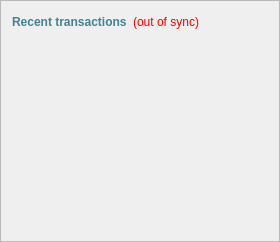
      <widget class="QFrame" name="frame_2">
       <property name="frameShape">
        <enum>QFrame::StyledPanel</enum>
       </property>
       <property name="frameShadow">
        <enum>QFrame::Raised</enum>
       </property>
       <layout class="QVBoxLayout" name="verticalLayout">
        <item>
         <layout class="QHBoxLayout" name="horizontalLayout_2">
          <item>
           <widget class="QLabel" name="label_4">
            <property name="palette">
             <palette>
              <active>
               <colorrole role="WindowText">
                <brush brushstyle="SolidPattern">
                 <color alpha="255">
                  <red>65</red>
                  <green>130</green>
                  <blue>148</blue>
                 </color>
                </brush>
               </colorrole>
               <colorrole role="Button">
                <brush brushstyle="SolidPattern">
                 <color alpha="255">
                  <red>65</red>
                  <green>130</green>
                  <blue>148</blue>
                 </color>
                </brush>
               </colorrole>
               <colorrole role="Light">
                <brush brushstyle="SolidPattern">
                 <color alpha="255">
                  <red>97</red>
                  <green>195</green>
                  <blue>222</blue>
                 </color>
                </brush>
               </colorrole>
               <colorrole role="Midlight">
                <brush brushstyle="SolidPattern">
                 <color alpha="255">
                  <red>81</red>
                  <green>162</green>
                  <blue>185</blue>
                 </color>
                </brush>
               </colorrole>
               <colorrole role="Dark">
                <brush brushstyle="SolidPattern">
                 <color alpha="255">
                  <red>32</red>
                  <green>65</green>
                  <blue>74</blue>
                 </color>
                </brush>
               </colorrole>
               <colorrole role="Mid">
                <brush brushstyle="SolidPattern">
                 <color alpha="255">
                  <red>43</red>
                  <green>87</green>
                  <blue>99</blue>
                 </color>
                </brush>
               </colorrole>
               <colorrole role="Text">
                <brush brushstyle="SolidPattern">
                 <color alpha="255">
                  <red>65</red>
                  <green>130</green>
                  <blue>148</blue>
                 </color>
                </brush>
               </colorrole>
               <colorrole role="BrightText">
                <brush brushstyle="SolidPattern">
                 <color alpha="255">
                  <red>255</red>
                  <green>255</green>
                  <blue>255</blue>
                 </color>
                </brush>
               </colorrole>
               <colorrole role="ButtonText">
                <brush brushstyle="SolidPattern">
                 <color alpha="255">
                  <red>0</red>
                  <green>0</green>
                  <blue>0</blue>
                 </color>
                </brush>
               </colorrole>
               <colorrole role="Base">
                <brush brushstyle="SolidPattern">
                 <color alpha="255">
                  <red>255</red>
                  <green>255</green>
                  <blue>255</blue>
                 </color>
                </brush>
               </colorrole>
               <colorrole role="Window">
                <brush brushstyle="SolidPattern">
                 <color alpha="255">
                  <red>65</red>
                  <green>130</green>
                  <blue>148</blue>
                 </color>
                </brush>
               </colorrole>
               <colorrole role="Shadow">
                <brush brushstyle="SolidPattern">
                 <color alpha="255">
                  <red>0</red>
                  <green>0</green>
                  <blue>0</blue>
                 </color>
                </brush>
               </colorrole>
               <colorrole role="AlternateBase">
                <brush brushstyle="SolidPattern">
                 <color alpha="255">
                  <red>160</red>
                  <green>192</green>
                  <blue>201</blue>
                 </color>
                </brush>
               </colorrole>
               <colorrole role="ToolTipBase">
                <brush brushstyle="SolidPattern">
                 <color alpha="255">
                  <red>255</red>
                  <green>255</green>
                  <blue>220</blue>
                 </color>
                </brush>
               </colorrole>
               <colorrole role="ToolTipText">
                <brush brushstyle="SolidPattern">
                 <color alpha="255">
                  <red>0</red>
                  <green>0</green>
                  <blue>0</blue>
                 </color>
                </brush>
               </colorrole>
              </active>
              <inactive>
               <colorrole role="WindowText">
                <brush brushstyle="SolidPattern">
                 <color alpha="255">
                  <red>65</red>
                  <green>130</green>
                  <blue>148</blue>
                 </color>
                </brush>
               </colorrole>
               <colorrole role="Button">
                <brush brushstyle="SolidPattern">
                 <color alpha="255">
                  <red>65</red>
                  <green>130</green>
                  <blue>148</blue>
                 </color>
                </brush>
               </colorrole>
               <colorrole role="Light">
                <brush brushstyle="SolidPattern">
                 <color alpha="255">
                  <red>97</red>
                  <green>195</green>
                  <blue>222</blue>
                 </color>
                </brush>
               </colorrole>
               <colorrole role="Midlight">
                <brush brushstyle="SolidPattern">
                 <color alpha="255">
                  <red>81</red>
                  <green>162</green>
                  <blue>185</blue>
                 </color>
                </brush>
               </colorrole>
               <colorrole role="Dark">
                <brush brushstyle="SolidPattern">
                 <color alpha="255">
                  <red>32</red>
                  <green>65</green>
                  <blue>74</blue>
                 </color>
                </brush>
               </colorrole>
               <colorrole role="Mid">
                <brush brushstyle="SolidPattern">
                 <color alpha="255">
                  <red>43</red>
                  <green>87</green>
                  <blue>99</blue>
                 </color>
                </brush>
               </colorrole>
               <colorrole role="Text">
                <brush brushstyle="SolidPattern">
                 <color alpha="255">
                  <red>65</red>
                  <green>130</green>
                  <blue>148</blue>
                 </color>
                </brush>
               </colorrole>
               <colorrole role="BrightText">
                <brush brushstyle="SolidPattern">
                 <color alpha="255">
                  <red>255</red>
                  <green>255</green>
                  <blue>255</blue>
                 </color>
                </brush>
               </colorrole>
               <colorrole role="ButtonText">
                <brush brushstyle="SolidPattern">
                 <color alpha="255">
                  <red>0</red>
                  <green>0</green>
                  <blue>0</blue>
                 </color>
                </brush>
               </colorrole>
               <colorrole role="Base">
                <brush brushstyle="SolidPattern">
                 <color alpha="255">
                  <red>255</red>
                  <green>255</green>
                  <blue>255</blue>
                 </color>
                </brush>
               </colorrole>
               <colorrole role="Window">
                <brush brushstyle="SolidPattern">
                 <color alpha="255">
                  <red>65</red>
                  <green>130</green>
                  <blue>148</blue>
                 </color>
                </brush>
               </colorrole>
               <colorrole role="Shadow">
                <brush brushstyle="SolidPattern">
                 <color alpha="255">
                  <red>0</red>
                  <green>0</green>
                  <blue>0</blue>
                 </color>
                </brush>
               </colorrole>
               <colorrole role="AlternateBase">
                <brush brushstyle="SolidPattern">
                 <color alpha="255">
                  <red>160</red>
                  <green>192</green>
                  <blue>201</blue>
                 </color>
                </brush>
               </colorrole>
               <colorrole role="ToolTipBase">
                <brush brushstyle="SolidPattern">
                 <color alpha="255">
                  <red>255</red>
                  <green>255</green>
                  <blue>220</blue>
                 </color>
                </brush>
               </colorrole>
               <colorrole role="ToolTipText">
                <brush brushstyle="SolidPattern">
                 <color alpha="255">
                  <red>0</red>
                  <green>0</green>
                  <blue>0</blue>
                 </color>
                </brush>
               </colorrole>
              </inactive>
              <disabled>
               <colorrole role="WindowText">
                <brush brushstyle="SolidPattern">
                 <color alpha="255">
                  <red>32</red>
                  <green>65</green>
                  <blue>74</blue>
                 </color>
                </brush>
               </colorrole>
               <colorrole role="Button">
                <brush brushstyle="SolidPattern">
                 <color alpha="255">
                  <red>65</red>
                  <green>130</green>
                  <blue>148</blue>
                 </color>
                </brush>
               </colorrole>
               <colorrole role="Light">
                <brush brushstyle="SolidPattern">
                 <color alpha="255">
                  <red>97</red>
                  <green>195</green>
                  <blue>222</blue>
                 </color>
                </brush>
               </colorrole>
               <colorrole role="Midlight">
                <brush brushstyle="SolidPattern">
                 <color alpha="255">
                  <red>81</red>
                  <green>162</green>
                  <blue>185</blue>
                 </color>
                </brush>
               </colorrole>
               <colorrole role="Dark">
                <brush brushstyle="SolidPattern">
                 <color alpha="255">
                  <red>32</red>
                  <green>65</green>
                  <blue>74</blue>
                 </color>
                </brush>
               </colorrole>
               <colorrole role="Mid">
                <brush brushstyle="SolidPattern">
                 <color alpha="255">
                  <red>43</red>
                  <green>87</green>
                  <blue>99</blue>
                 </color>
                </brush>
               </colorrole>
               <colorrole role="Text">
                <brush brushstyle="SolidPattern">
                 <color alpha="255">
                  <red>32</red>
                  <green>65</green>
                  <blue>74</blue>
                 </color>
                </brush>
               </colorrole>
               <colorrole role="BrightText">
                <brush brushstyle="SolidPattern">
                 <color alpha="255">
                  <red>255</red>
                  <green>255</green>
                  <blue>255</blue>
                 </color>
                </brush>
               </colorrole>
               <colorrole role="ButtonText">
                <brush brushstyle="SolidPattern">
                 <color alpha="255">
                  <red>32</red>
                  <green>65</green>
                  <blue>74</blue>
                 </color>
                </brush>
               </colorrole>
               <colorrole role="Base">
                <brush brushstyle="SolidPattern">
                 <color alpha="255">
                  <red>65</red>
                  <green>130</green>
                  <blue>148</blue>
                 </color>
                </brush>
               </colorrole>
               <colorrole role="Window">
                <brush brushstyle="SolidPattern">
                 <color alpha="255">
                  <red>65</red>
                  <green>130</green>
                  <blue>148</blue>
                 </color>
                </brush>
               </colorrole>
               <colorrole role="Shadow">
                <brush brushstyle="SolidPattern">
                 <color alpha="255">
                  <red>0</red>
                  <green>0</green>
                  <blue>0</blue>
                 </color>
                </brush>
               </colorrole>
               <colorrole role="AlternateBase">
                <brush brushstyle="SolidPattern">
                 <color alpha="255">
                  <red>65</red>
                  <green>130</green>
                  <blue>148</blue>
                 </color>
                </brush>
               </colorrole>
               <colorrole role="ToolTipBase">
                <brush brushstyle="SolidPattern">
                 <color alpha="255">
                  <red>255</red>
                  <green>255</green>
                  <blue>220</blue>
                 </color>
                </brush>
               </colorrole>
               <colorrole role="ToolTipText">
                <brush brushstyle="SolidPattern">
                 <color alpha="255">
                  <red>0</red>
                  <green>0</green>
                  <blue>0</blue>
                 </color>
                </brush>
               </colorrole>
              </disabled>
             </palette>
            </property>
            <property name="text">
             <string>&lt;b&gt;Recent transactions&lt;/b&gt;</string>
            </property>
           </widget>
          </item>
          <item>
           <widget class="QLabel" name="labelTransactionsStatus">
            <property name="toolTip">
             <string>The displayed information may be out of date. Your wallet automatically synchronizes with the Shopzcoin network after a connection is established, but this process has not completed yet.</string>
            </property>
            <property name="styleSheet">
             <string notr="true">QLabel { color: red; }</string>
            </property>
            <property name="text">
             <string notr="true">(out of sync)</string>
            </property>
            <property name="alignment">
             <set>Qt::AlignRight|Qt::AlignTrailing|Qt::AlignVCenter</set>
            </property>
           </widget>
          </item>
          <item>
           <spacer name="horizontalSpacer">
            <property name="orientation">
             <enum>Qt::Horizontal</enum>
            </property>
            <property name="sizeHint" stdset="0">
             <size>
              <width>40</width>
              <height>20</height>
             </size>
            </property>
           </spacer>
          </item>
         </layout>
        </item>
        <item>
         <widget class="QListView" name="listTransactions">
          <property name="palette">
           <palette>
            <active>
             <colorrole role="WindowText">
              <brush brushstyle="SolidPattern">
               <color alpha="255">
                <red>255</red>
                <green>255</green>
                <blue>255</blue>
               </color>
              </brush>
             </colorrole>
             <colorrole role="Button">
              <brush brushstyle="SolidPattern">
               <color alpha="0">
                <red>0</red>
                <green>0</green>
                <blue>0</blue>
               </color>
              </brush>
             </colorrole>
             <colorrole role="Light">
              <brush brushstyle="SolidPattern">
               <color alpha="0">
                <red>0</red>
                <green>0</green>
                <blue>0</blue>
               </color>
              </brush>
             </colorrole>
             <colorrole role="Midlight">
              <brush brushstyle="SolidPattern">
               <color alpha="0">
                <red>0</red>
                <green>0</green>
                <blue>0</blue>
               </color>
              </brush>
             </colorrole>
             <colorrole role="Dark">
              <brush brushstyle="SolidPattern">
               <color alpha="0">
                <red>0</red>
                <green>0</green>
                <blue>0</blue>
               </color>
              </brush>
             </colorrole>
             <colorrole role="Mid">
              <brush brushstyle="SolidPattern">
               <color alpha="0">
                <red>0</red>
                <green>0</green>
                <blue>0</blue>
               </color>
              </brush>
             </colorrole>
             <colorrole role="Text">
              <brush brushstyle="SolidPattern">
               <color alpha="255">
                <red>255</red>
                <green>255</green>
                <blue>255</blue>
               </color>
              </brush>
             </colorrole>
             <colorrole role="BrightText">
              <brush brushstyle="SolidPattern">
               <color alpha="255">
                <red>255</red>
                <green>255</green>
                <blue>255</blue>
               </color>
              </brush>
             </colorrole>
             <colorrole role="ButtonText">
              <brush brushstyle="SolidPattern">
               <color alpha="255">
                <red>255</red>
                <green>255</green>
                <blue>255</blue>
               </color>
              </brush>
             </colorrole>
             <colorrole role="Base">
              <brush brushstyle="NoBrush">
               <color alpha="255">
                <red>0</red>
                <green>0</green>
                <blue>0</blue>
               </color>
              </brush>
             </colorrole>
             <colorrole role="Window">
              <brush brushstyle="SolidPattern">
               <color alpha="0">
                <red>0</red>
                <green>0</green>
                <blue>0</blue>
               </color>
              </brush>
             </colorrole>
             <colorrole role="Shadow">
              <brush brushstyle="SolidPattern">
               <color alpha="255">
                <red>27</red>
                <green>146</green>
                <blue>179</blue>
               </color>
              </brush>
             </colorrole>
             <colorrole role="Highlight">
              <brush brushstyle="SolidPattern">
               <color alpha="255">
                <red>27</red>
                <green>146</green>
                <blue>179</blue>
               </color>
              </brush>
             </colorrole>
             <colorrole role="AlternateBase">
              <brush brushstyle="SolidPattern">
               <color alpha="127">
                <red>255</red>
                <green>255</green>
                <blue>255</blue>
               </color>
              </brush>
             </colorrole>
             <colorrole role="ToolTipBase">
              <brush brushstyle="SolidPattern">
               <color alpha="255">
                <red>255</red>
                <green>255</green>
                <blue>255</blue>
               </color>
              </brush>
             </colorrole>
             <colorrole role="ToolTipText">
              <brush brushstyle="SolidPattern">
               <color alpha="255">
                <red>255</red>
                <green>255</green>
                <blue>255</blue>
               </color>
              </brush>
             </colorrole>
            </active>
            <inactive>
             <colorrole role="WindowText">
              <brush brushstyle="SolidPattern">
               <color alpha="255">
                <red>255</red>
                <green>255</green>
                <blue>255</blue>
               </color>
              </brush>
             </colorrole>
             <colorrole role="Button">
              <brush brushstyle="SolidPattern">
               <color alpha="0">
                <red>0</red>
                <green>0</green>
                <blue>0</blue>
               </color>
              </brush>
             </colorrole>
             <colorrole role="Light">
              <brush brushstyle="SolidPattern">
               <color alpha="0">
                <red>0</red>
                <green>0</green>
                <blue>0</blue>
               </color>
              </brush>
             </colorrole>
             <colorrole role="Midlight">
              <brush brushstyle="SolidPattern">
               <color alpha="0">
                <red>0</red>
                <green>0</green>
                <blue>0</blue>
               </color>
              </brush>
             </colorrole>
             <colorrole role="Dark">
              <brush brushstyle="SolidPattern">
               <color alpha="0">
                <red>0</red>
                <green>0</green>
                <blue>0</blue>
               </color>
              </brush>
             </colorrole>
             <colorrole role="Mid">
              <brush brushstyle="SolidPattern">
               <color alpha="0">
                <red>0</red>
                <green>0</green>
                <blue>0</blue>
               </color>
              </brush>
             </colorrole>
             <colorrole role="Text">
              <brush brushstyle="SolidPattern">
               <color alpha="255">
                <red>255</red>
                <green>255</green>
                <blue>255</blue>
               </color>
              </brush>
             </colorrole>
             <colorrole role="BrightText">
              <brush brushstyle="SolidPattern">
               <color alpha="255">
                <red>255</red>
                <green>255</green>
                <blue>255</blue>
               </color>
              </brush>
             </colorrole>
             <colorrole role="ButtonText">
              <brush brushstyle="SolidPattern">
               <color alpha="255">
                <red>255</red>
                <green>255</green>
                <blue>255</blue>
               </color>
              </brush>
             </colorrole>
             <colorrole role="Base">
              <brush brushstyle="NoBrush">
               <color alpha="255">
                <red>0</red>
                <green>0</green>
                <blue>0</blue>
               </color>
              </brush>
             </colorrole>
             <colorrole role="Window">
              <brush brushstyle="SolidPattern">
               <color alpha="0">
                <red>0</red>
                <green>0</green>
                <blue>0</blue>
               </color>
              </brush>
             </colorrole>
             <colorrole role="Shadow">
              <brush brushstyle="SolidPattern">
               <color alpha="255">
                <red>27</red>
                <green>146</green>
                <blue>179</blue>
               </color>
              </brush>
             </colorrole>
             <colorrole role="Highlight">
              <brush brushstyle="SolidPattern">
               <color alpha="255">
                <red>27</red>
                <green>146</green>
                <blue>179</blue>
               </color>
              </brush>
             </colorrole>
             <colorrole role="AlternateBase">
              <brush brushstyle="SolidPattern">
               <color alpha="127">
                <red>255</red>
                <green>255</green>
                <blue>255</blue>
               </color>
              </brush>
             </colorrole>
             <colorrole role="ToolTipBase">
              <brush brushstyle="SolidPattern">
               <color alpha="255">
                <red>255</red>
                <green>255</green>
                <blue>255</blue>
               </color>
              </brush>
             </colorrole>
             <colorrole role="ToolTipText">
              <brush brushstyle="SolidPattern">
               <color alpha="255">
                <red>255</red>
                <green>255</green>
                <blue>255</blue>
               </color>
              </brush>
             </colorrole>
            </inactive>
            <disabled>
             <colorrole role="WindowText">
              <brush brushstyle="SolidPattern">
               <color alpha="0">
                <red>0</red>
                <green>0</green>
                <blue>0</blue>
               </color>
              </brush>
             </colorrole>
             <colorrole role="Button">
              <brush brushstyle="SolidPattern">
               <color alpha="0">
                <red>0</red>
                <green>0</green>
                <blue>0</blue>
               </color>
              </brush>
             </colorrole>
             <colorrole role="Light">
              <brush brushstyle="SolidPattern">
               <color alpha="0">
                <red>0</red>
                <green>0</green>
                <blue>0</blue>
               </color>
              </brush>
             </colorrole>
             <colorrole role="Midlight">
              <brush brushstyle="SolidPattern">
               <color alpha="0">
                <red>0</red>
                <green>0</green>
                <blue>0</blue>
               </color>
              </brush>
             </colorrole>
             <colorrole role="Dark">
              <brush brushstyle="SolidPattern">
               <color alpha="0">
                <red>0</red>
                <green>0</green>
                <blue>0</blue>
               </color>
              </brush>
             </colorrole>
             <colorrole role="Mid">
              <brush brushstyle="SolidPattern">
               <color alpha="0">
                <red>0</red>
                <green>0</green>
                <blue>0</blue>
               </color>
              </brush>
             </colorrole>
             <colorrole role="Text">
              <brush brushstyle="SolidPattern">
               <color alpha="0">
                <red>0</red>
                <green>0</green>
                <blue>0</blue>
               </color>
              </brush>
             </colorrole>
             <colorrole role="BrightText">
              <brush brushstyle="SolidPattern">
               <color alpha="255">
                <red>255</red>
                <green>255</green>
                <blue>255</blue>
               </color>
              </brush>
             </colorrole>
             <colorrole role="ButtonText">
              <brush brushstyle="SolidPattern">
               <color alpha="0">
                <red>0</red>
                <green>0</green>
                <blue>0</blue>
               </color>
              </brush>
             </colorrole>
             <colorrole role="Base">
              <brush brushstyle="NoBrush">
               <color alpha="255">
                <red>0</red>
                <green>0</green>
                <blue>0</blue>
               </color>
              </brush>
             </colorrole>
             <colorrole role="Window">
              <brush brushstyle="SolidPattern">
               <color alpha="0">
                <red>0</red>
                <green>0</green>
                <blue>0</blue>
               </color>
              </brush>
             </colorrole>
             <colorrole role="Shadow">
              <brush brushstyle="SolidPattern">
               <color alpha="255">
                <red>27</red>
                <green>146</green>
                <blue>179</blue>
               </color>
              </brush>
             </colorrole>
             <colorrole role="Highlight">
              <brush brushstyle="SolidPattern">
               <color alpha="255">
                <red>51</red>
                <green>153</green>
                <blue>255</blue>
               </color>
              </brush>
             </colorrole>
             <colorrole role="AlternateBase">
              <brush brushstyle="SolidPattern">
               <color alpha="127">
                <red>255</red>
                <green>255</green>
                <blue>255</blue>
               </color>
              </brush>
             </colorrole>
             <colorrole role="ToolTipBase">
              <brush brushstyle="SolidPattern">
               <color alpha="255">
                <red>255</red>
                <green>255</green>
                <blue>255</blue>
               </color>
              </brush>
             </colorrole>
             <colorrole role="ToolTipText">
              <brush brushstyle="SolidPattern">
               <color alpha="255">
                <red>255</red>
                <green>255</green>
                <blue>255</blue>
               </color>
              </brush>
             </colorrole>
            </disabled>
           </palette>
          </property>
          <property name="styleSheet">
           <string notr="true">QListView { background: transparent; }</string>
          </property>
          <property name="frameShape">
           <enum>QFrame::NoFrame</enum>
          </property>
          <property name="verticalScrollBarPolicy">
           <enum>Qt::ScrollBarAlwaysOff</enum>
          </property>
          <property name="horizontalScrollBarPolicy">
           <enum>Qt::ScrollBarAlwaysOff</enum>
          </property>
          <property name="selectionMode">
           <enum>QAbstractItemView::NoSelection</enum>
          </property>
         </widget>
        </item>
       </layout>
      </widget>
